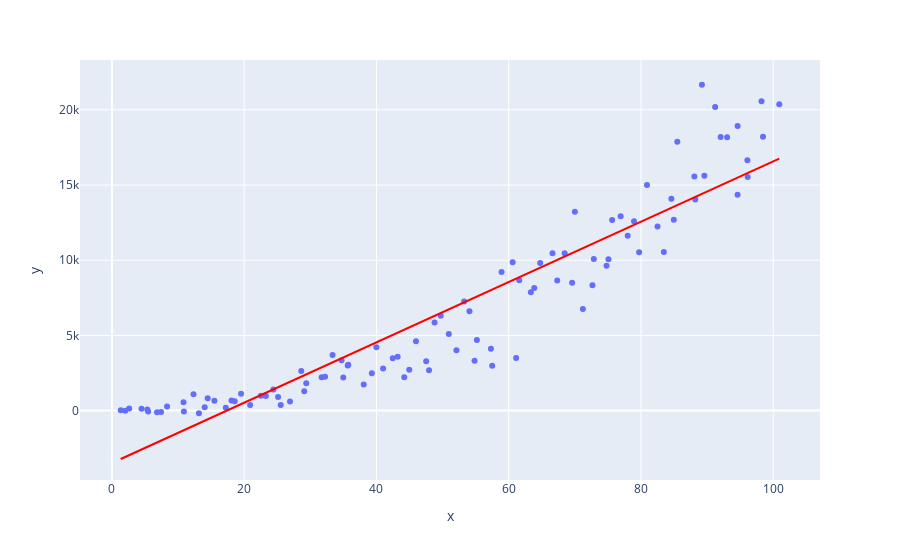

Notebook source saved alongside this figure:
### Markdown cell above
#### Example 1

Run the cell below to generate a scatter plot.

### Code cell
# By setting a seed, we guarantee that we will see the same results each time we run this cell.
np.random.seed(23)

# Generates a random scatter plot
x = np.arange(1, 101) + np.random.normal(0, 0.5, 100)
y = 2 * ((x + np.random.normal(0, 1, 100)) ** 2) + np.abs(x) * np.random.normal(0, 30, 100)
df_1 = pd.DataFrame().assign(x=x, y=y)

px.scatter(df_1, x='x', y='y', trendline="ols", trendline_color_override="red")
